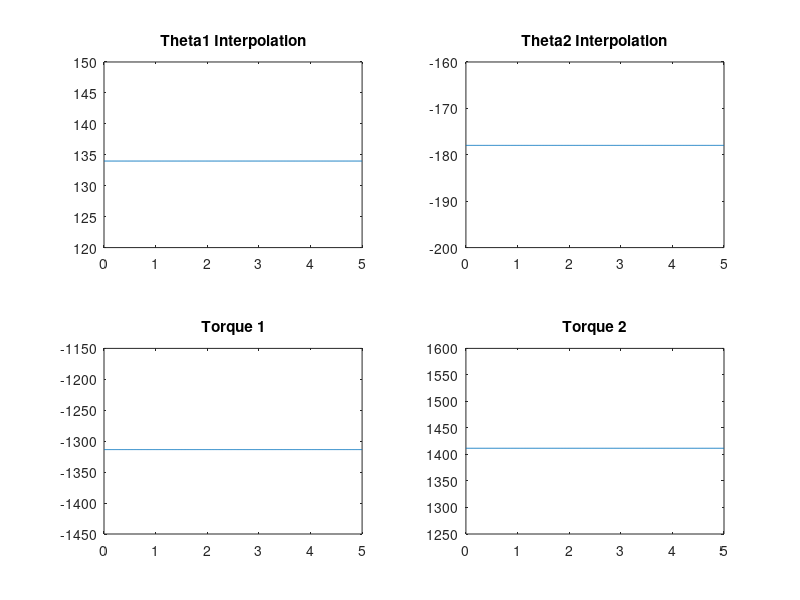

The MATLAB source for this figure:
close all;
clear all;
clc;

l1 = 200;
l2 = 200;
m1 = 1; 
m2 = 1;  
g = 9.81;


pos1 = [];
pos2 = [];

xvalue = [];
yvalue = [];

theta2 = [];
theta1 = [];

tt = [];

n = input('Enter the number of intermediate points you require: ');
tt = input('Enter the total time: ');
ti = [];
ct = 0;

while ct <= tt
    ti = [ti, ct];
    ct = ct + (tt / (n+1));
end

xvalue(1) = input('Enter the initial x-point: ');
yvalue(1) = input('Enter the initial y-point: ');

for i = 2:n+1
    xvalue(i) = input('Enter the intermediate x-point: ');
    yvalue(i) = input('Enter the intermediate y-point: ');
end

xvalue(n+2) = input('Enter the final x-point: ');
yvalue(n+2) = input('Enter the final y-point: ');


for i = 1:n+2
    theta2_i = -rad2deg(2 * atan2(sqrt((l1 + l2)^2 - (xvalue(i)^2 + yvalue(i)^2)), sqrt(xvalue(i)^2 + yvalue(i)^2 - (l1 - l2)^2)));
    theta1_i = rad2deg(atan2((-xvalue(i) .* l2 .* sin(deg2rad(theta2_i)) + yvalue(i) * (l1 + l2 * cos(deg2rad(theta2_i)))), (yvalue(i) * l2 * sin(deg2rad(theta2_i)) + xvalue(i) .* (l1 + l2 * cos(deg2rad(theta2_i))))));
    theta2 = [theta2, theta2_i];
    theta1 = [theta1, theta1_i];
end

torque1 = [];
torque2 = [];

for i = 1:n+1
    to = ti(i);
    q1 = theta1(i);  
    qdoto = 0;
    tf = ti(i+1);
    q2 = theta1(i+1);  
    qdotf = 0;
    A = [1, to, to^2, to^3; ...
         0, 1, 2*to, 3*to^2; ...
         1, tf, tf^2, tf^3; ...
         0, 1, 2*tf, 3*tf^2];
    b = [q1; qdoto; q2; qdotf];
    a = A \ b;
    t = linspace(ti(i), ti(i+1), 100);
    q1_interp = a(1) + a(2)*t + a(3)*t.^2 + a(4)*t.^3;
    pos1 = [pos1, q1_interp];

    too = ti(i);
    q11 = theta2(i);
    qdoto2 = 0;
    tff = ti(i+1);
    q22 = theta2(i+1);
    qdotf2 = 0;
    A2 = [1, too, too^2, too^3; ...
          0, 1, 2*too, 3*too^2; ...
          1, tff, tff^2, tff^3; ...
          0, 1, 2*tff, 3*tff^2];
    b2 = [q11; qdoto2; q22; qdotf2];
    a2 = A2 \ b2;
    t1 = linspace(ti(i), ti(i+1), 100);
    q2_interp = a2(1) + a2(2)*t1 + a2(3)*t1.^2 + a2(4)*t1.^3;
    pos2 = [pos2, q2_interp];

    q1dot = a(2) + 2*a(3)*t + 3*a(4)*t.^2;
    q1ddot = 2*a(3) + 6*a(4)*t;
    
    q1dotf = q1dot(end);

    tou1 = m2*l2^2*q1ddot + m2*l1*l2*cos(deg2rad(q2_interp)).*(2*q1ddot + q1ddot) + (m1 + m2)*l1^2*q1ddot - m2*l1*l2*sin(deg2rad(q2_interp)).*q1dot.^2 - 2*m2*l1*l2*sin(deg2rad(q2_interp)).*q1dot.*q1dotf + m2*l2*g*cos(deg2rad(q1_interp) + deg2rad(q2_interp)) + (m1 + m2)*l1*g*cos(deg2rad(q1_interp));
    torque1 = [torque1, tou1];

    q2dot = a2(2) + 2*a2(3)*t1 + 3*a2(4)*t1.^2;
    q2ddot = 2*a2(3) + 6*a2(4)*t1;
    tou2 = m2*l1*l2*cos(deg2rad(q2_interp)).*q2ddot + m2*l1*l2*sin(deg2rad(q2_interp)).*q2dot.^2 + m2*l2*g*cos(deg2rad(q1_interp) + deg2rad(q2_interp)) + m2*l2^2*(q2ddot + q2ddot);
    torque2 = [torque2, tou2];
end

figure(1);
subplot(2,2,1)
plot(linspace(0, tt, length(pos1)), pos1)
title('Theta1 Interpolation')

subplot(2,2,2)
plot(linspace(0, tt, length(pos2)), pos2)
title('Theta2 Interpolation')

subplot(2,2,3)
plot(linspace(0, tt, length(torque1)), torque1)
title('Torque 1')

subplot(2,2,4)
plot(linspace(0, tt, length(torque2)), torque2)
title('Torque 2')
